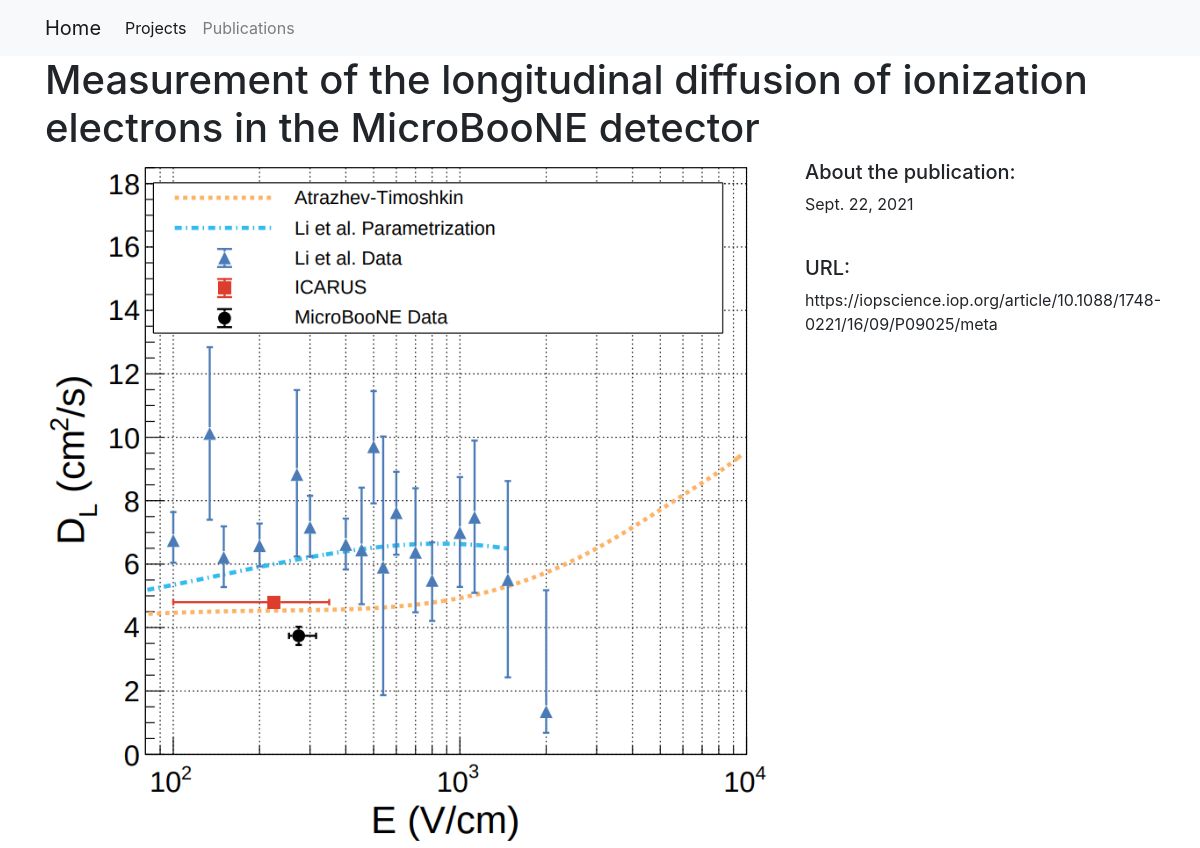
The page /publications/1/ on the database its author committed.
### publications/models.py (models this page shows, shortened)
class Publication(models.Model):
    title = models.CharField(max_length=255)
    publication_date = models.DateField()
    publication_url = models.URLField()
    image = models.FilePathField(path='/img')

### publications/views.py (the view)
# urls.py: path("<int:pk>/", views.publication_detail, name="publication_detail"),
def publication_detail(request, pk):
    publication = get_object_or_404(Publication, pk=pk)
    context = {
        'publication': publication
    }
    return render(request, "publication_detail.html", context)

### publications/templates/publication_detail.html
{% extends "base.html" %}
{% load static %}
{% block page_content %}
<h1>{{ publication.title }}</h1>
<div class="row">
    <div class="col-md-8">
        <img src="{% static publication.image %}" alt="" width="100%">
    </div>
    <div class="col-md-4">
        <h5>About the publication:</h5>
        <p>{{ publication.publication_date }}</p>
        <br>
        <h5>URL:</h5>
        <p>{{ publication.publication_url }}</p>
    </div>
</div>
{% endblock %}

### rows shown on the page
Publication: title "Measurement of the longitudinal diffusion of ionization electrons in the MicroBooNE detector", image (picture), publication_date "Sept. 22, 2021", publication_url "https://iopscience.iop.org/article/10.1088/1748-0221/16/09/P09025/meta"
